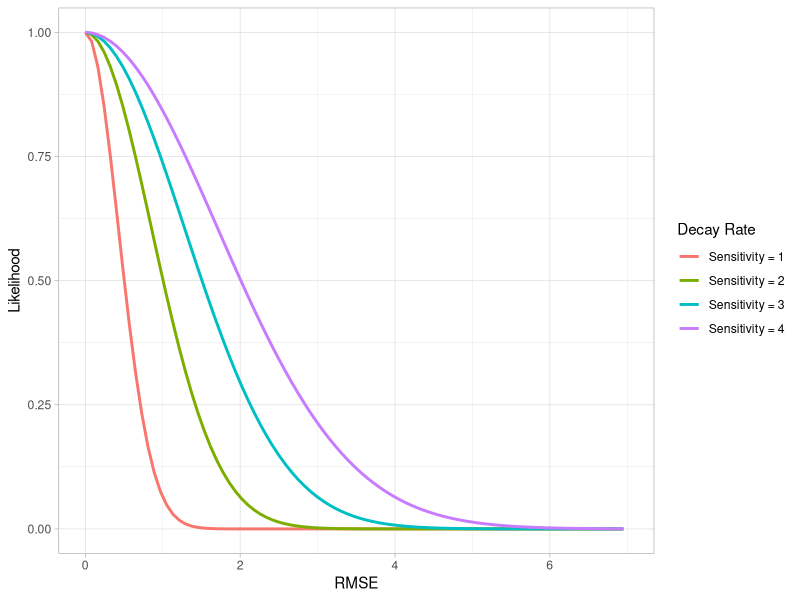
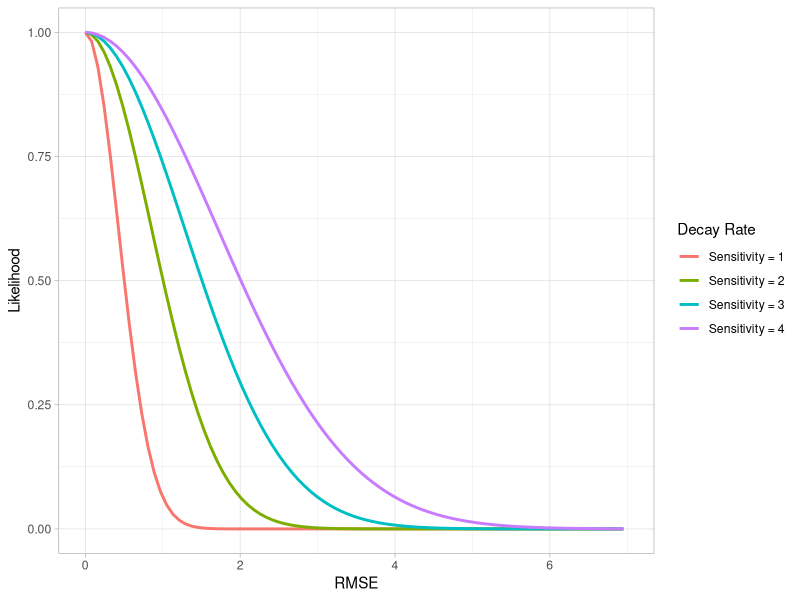

The R source for these figures, in order:
# 1 Loading libraries -----------------------------------------------------
library(ggplot2)

# 2 Creating sample data for plotting -------------------------------------

set.seed(123)

# Define a range of RMSE values to plot
rmse_vals <- seq(0, 8, length.out = 100)

# Sensitivity Values
sensitivity_1 = 1
sensitivity_2 = 2
sensitivity_3 = 3
sensitivity_4 = 4

# Compute the likelihood functions for e = 1, 1.5, 2, 3, 5
likelihood_d1 <- exp(-0.5 * ((rmse_vals) / sensitivity_1 * sd(rmse_vals))^2)
likelihood_d2 <- exp(-0.5 * ((rmse_vals) / sensitivity_2 * sd(rmse_vals))^2)
likelihood_d3 <- exp(-0.5 * ((rmse_vals) / sensitivity_3 * sd(rmse_vals))^2)
likelihood_d4 <- exp(-0.5 * ((rmse_vals) / sensitivity_4 * sd(rmse_vals))^2)

# Combine the likelihood functions into a data frame
likelihood_df <- data.frame(
  rmse = rmse_vals,
  "Sensitivity = 1" = likelihood_d1,
  "Sensitivity = 2" = likelihood_d2,
  "Sensitivity = 3" = likelihood_d3,
  "Sensitivtiy = 4" = likelihood_d4
)

# Melt the data frame into long format for plotting
likelihood_df_long <- reshape2::melt(likelihood_df,
  id.vars = "rmse",
  variable.name = "Decay_Rate",
  value.name = "likelihood"
)


# 3 Plotting --------------------------------------------------------------

# Plot the likelihood functions
likelihood_decay <-
  ggplot(
    likelihood_df_long,
    aes(x = rmse, y = likelihood, color = Decay_Rate)
  ) +
  geom_line(linewidth = 1) +
  scale_color_discrete(
    name = "Decay Rate",
    labels = c("Sensitivity = 1", "Sensitivity = 2", "Sensitivity = 3", "Sensitivity = 4")
  ) +
  labs(x = "RMSE", y = "Likelihood") +
  xlim(0, 7) +
  theme_light()
likelihood_decay

# save figure 
ggsave("figures/figure_02.tiff",
  plot = likelihood_decay,
  device = "tiff",
  height = 10,
  width = 13.2,
  units = "cm",
  dpi = 300
)
